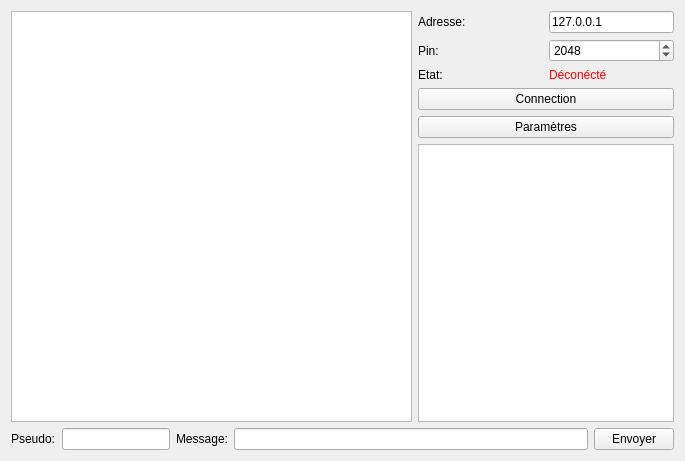
<?xml version="1.0" encoding="UTF-8"?>
<ui version="4.0">
 <class>userinterface</class>
 <widget class="QWidget" name="userinterface">
  <property name="geometry">
   <rect>
    <x>0</x>
    <y>0</y>
    <width>685</width>
    <height>461</height>
   </rect>
  </property>
  <property name="windowTitle">
   <string>userinterface</string>
  </property>
  <property name="windowIcon">
   <iconset>
    <normaloff>:/images/Ananta.png</normaloff>:/images/Ananta.png</iconset>
  </property>
  <layout class="QGridLayout" name="gridLayout">
   <item row="0" column="0">
    <widget class="QTextBrowser" name="messagelist">
     <property name="styleSheet">
      <string notr="true"/>
     </property>
     <property name="html">
      <string>&lt;!DOCTYPE HTML PUBLIC &quot;-//W3C//DTD HTML 4.0//EN&quot; &quot;http://www.w3.org/TR/REC-html40/strict.dtd&quot;&gt;
&lt;html&gt;&lt;head&gt;&lt;meta name=&quot;qrichtext&quot; content=&quot;1&quot; /&gt;&lt;style type=&quot;text/css&quot;&gt;
p, li { white-space: pre-wrap; }
&lt;/style&gt;&lt;/head&gt;&lt;body style=&quot; font-family:'MS Shell Dlg 2'; font-size:7.8pt; font-weight:400; font-style:normal;&quot;&gt;
&lt;p style=&quot;-qt-paragraph-type:empty; margin-top:0px; margin-bottom:0px; margin-left:0px; margin-right:0px; -qt-block-indent:0; text-indent:0px;&quot;&gt;&lt;br /&gt;&lt;/p&gt;&lt;/body&gt;&lt;/html&gt;</string>
     </property>
    </widget>
   </item>
   <item row="0" column="1">
    <layout class="QGridLayout" name="gridLayout_5">
     <item row="5" column="0" colspan="2">
      <widget class="QPushButton" name="parametrebuton">
       <property name="maximumSize">
        <size>
         <width>16777215</width>
         <height>16777215</height>
        </size>
       </property>
       <property name="text">
        <string>Paramètres</string>
       </property>
      </widget>
     </item>
     <item row="1" column="0">
      <widget class="QLabel" name="label_7">
       <property name="text">
        <string>Adresse:</string>
       </property>
      </widget>
     </item>
     <item row="4" column="0" colspan="2">
      <widget class="QPushButton" name="conectbuton">
       <property name="text">
        <string>Connection</string>
       </property>
      </widget>
     </item>
     <item row="2" column="0">
      <widget class="QLabel" name="label_8">
       <property name="text">
        <string>Pin:</string>
       </property>
      </widget>
     </item>
     <item row="6" column="0" colspan="2">
      <widget class="QListWidget" name="clientlist">
       <property name="styleSheet">
        <string notr="true"/>
       </property>
      </widget>
     </item>
     <item row="2" column="1">
      <widget class="QSpinBox" name="serveurport">
       <property name="maximumSize">
        <size>
         <width>16777215</width>
         <height>16777215</height>
        </size>
       </property>
       <property name="styleSheet">
        <string notr="true"/>
       </property>
       <property name="minimum">
        <number>1024</number>
       </property>
       <property name="maximum">
        <number>65535</number>
       </property>
       <property name="value">
        <number>2048</number>
       </property>
      </widget>
     </item>
     <item row="1" column="1">
      <widget class="QLineEdit" name="serveurip">
       <property name="sizePolicy">
        <sizepolicy hsizetype="Minimum" vsizetype="Fixed">
         <horstretch>0</horstretch>
         <verstretch>0</verstretch>
        </sizepolicy>
       </property>
       <property name="text">
        <string>127.0.0.1</string>
       </property>
      </widget>
     </item>
     <item row="3" column="1">
      <widget class="QLabel" name="conectstatelabel">
       <property name="text">
        <string>&lt;html&gt;&lt;head/&gt;&lt;body&gt;&lt;p&gt;&lt;span style=&quot; color:#ff0000;&quot;&gt;Déconécté&lt;/span&gt;&lt;/p&gt;&lt;/body&gt;&lt;/html&gt;</string>
       </property>
      </widget>
     </item>
     <item row="3" column="0">
      <widget class="QLabel" name="label_9">
       <property name="text">
        <string>Etat:</string>
       </property>
      </widget>
     </item>
    </layout>
   </item>
   <item row="1" column="0" colspan="2">
    <layout class="QHBoxLayout" name="horizontalLayout_4">
     <item>
      <widget class="QLabel" name="label_psedo">
       <property name="text">
        <string>Pseudo:</string>
       </property>
      </widget>
     </item>
     <item alignment="Qt::AlignLeft">
      <widget class="QLineEdit" name="pseudo"/>
     </item>
     <item>
      <widget class="QLabel" name="label_message">
       <property name="text">
        <string>Message:</string>
       </property>
      </widget>
     </item>
     <item>
      <widget class="QLineEdit" name="mesage"/>
     </item>
     <item>
      <widget class="QPushButton" name="sentbuton">
       <property name="styleSheet">
        <string notr="true"/>
       </property>
       <property name="text">
        <string>Envoyer</string>
       </property>
       <property name="icon">
        <iconset>
         <normaloff>:/images/sent.png</normaloff>:/images/sent.png</iconset>
       </property>
      </widget>
     </item>
    </layout>
   </item>
  </layout>
 </widget>
 <resources/>
 <connections/>
</ui>
